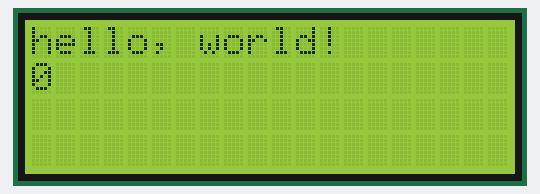
The sketch below on a simulated Arduino Uno, built with avr-gcc and run on an emulated ATmega328P. Shown: 20×4 character LCD.

Above: at 0.1 s.
At 4.6 s:
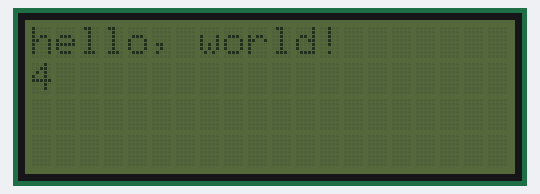
At 9.6 s:
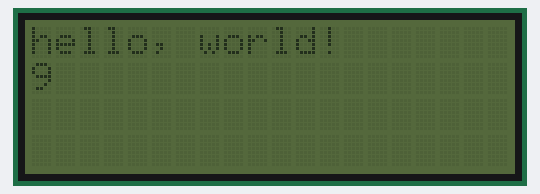
At 19.1 s:
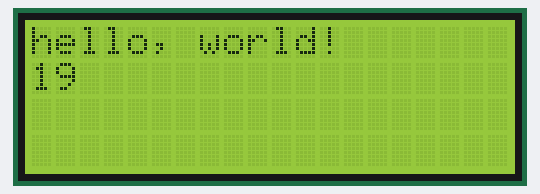
At 28.1 s:
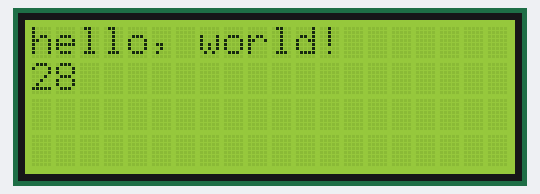
At 38.6 s:
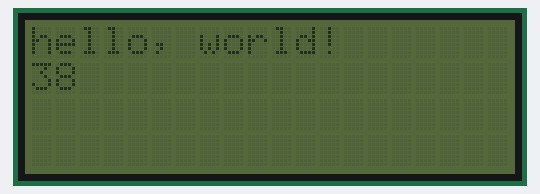

Measured:
- what the display in image 1 shows lasts 0.5 s, from 4.6 s to 5.1 s

The sketch:

HelloWorld_Adafruit.ino
```cpp
/*
 Demonstration sketch for Adafruit i2c/SPI LCD backpack
 using MCP23008 I2C expander
 ( http://www.ladyada.net/products/i2cspilcdbackpack/index.html )

 This sketch prints "Hello World!" to the LCD
 and shows the time.

  The circuit:
 * 5V to Arduino 5V pin
 * GND to Arduino GND pin
 * CLK to Analog #5
 * DAT to Analog #4
*/

// include the library code:
#include "Wire.h"
#include "LiquidCrystal.h"

// Connect via i2c, default address #0 (A0-A2 not jumpered)
LiquidCrystal lcd(0x27);

void setup() {
  // set up the LCD's number of rows and columns:
  lcd.begin(20, 4);
  // Print a message to the LCD.
  lcd.print("hello, world!");
}

void loop() {
  // set the cursor to column 0, line 1
  // (note: line 1 is the second row, since counting begins with 0):
  lcd.setCursor(0, 1);
  // print the number of seconds since reset:
  lcd.print(millis()/1000);

  lcd.setBacklight(HIGH);
  delay(500);
  lcd.setBacklight(LOW);
  delay(500);
}
```
